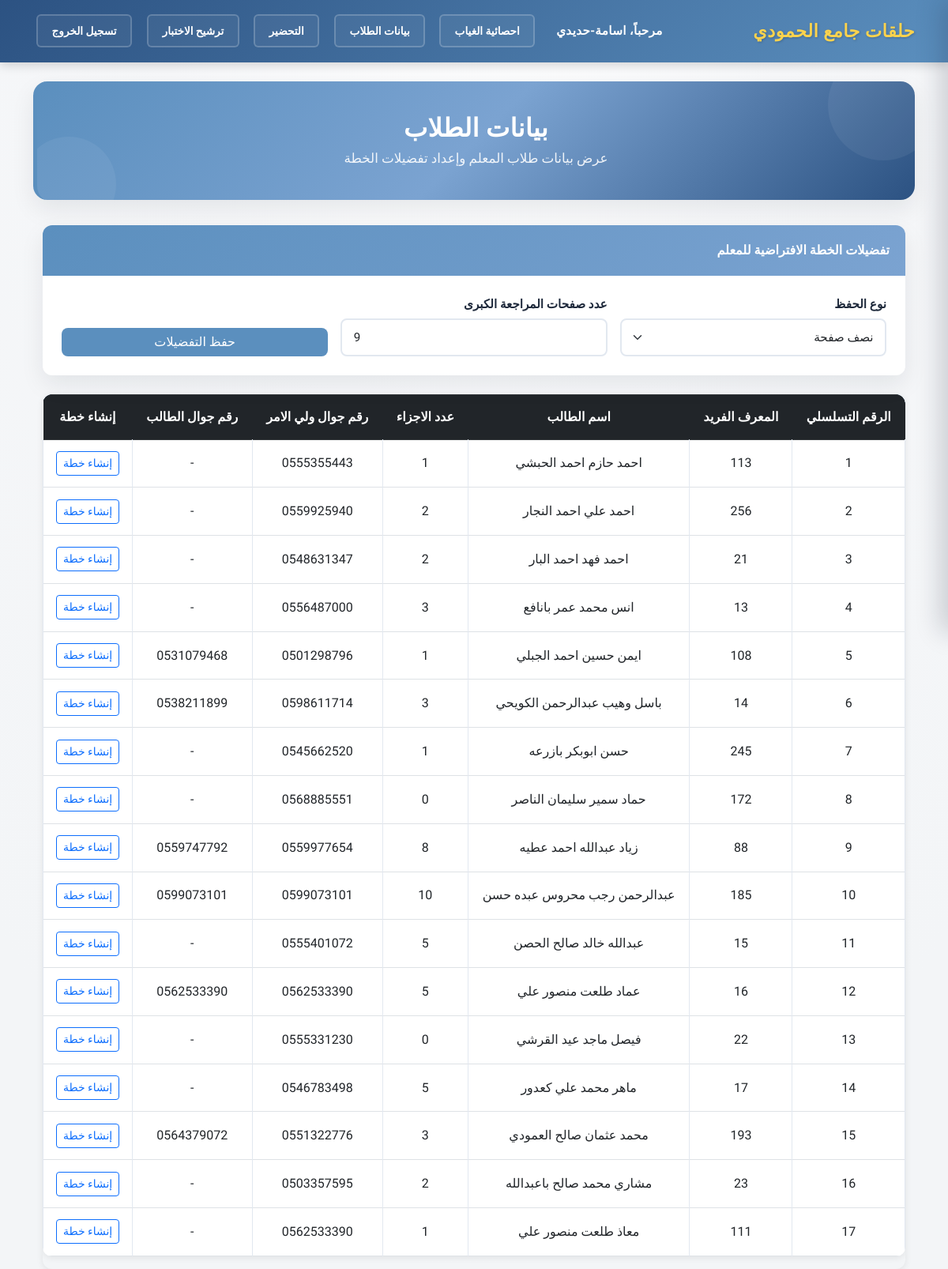
Page /teacher-students-data/ (signed in) on the committed database.
### quran_center/models.py (models this page shows, shortened)
class TeacherPlanPreference(models.Model):
    MEM_PLAN_CHOICES = [
        ('2', 'صفحتان'),
        ('1', 'صفحة'),
        ('0.5', 'نصف صفحة'),
        ('0.25', 'ربع صفحة'),
    ]
    user = models.OneToOneField(User, on_delete=models.CASCADE, related_name='plan_preference', verbose_name="المعلم")
    mem_plan = models.CharField(max_length=10, choices=MEM_PLAN_CHOICES, default='1', verbose_name="نوع الحفظ الافتراضي")
    big_review_pages = models.PositiveIntegerField(default=5, verbose_name="عدد صفحات المراجعة الكبرى")
    created_at = models.DateTimeField(auto_now_add=True)
    updated_at = models.DateTimeField(auto_now=True)
    class Meta:
        verbose_name = "تفضيل خطة المعلم"
        verbose_name_plural = "تفضيلات خطط المعلمين"

class Student(models.Model):
    GRADE_CHOICES = [
        ('1_pri', 'أول ابتدائي'), ('2_pri', 'ثاني ابتدائي'), ('3_pri', 'ثالث ابتدائي'),
        ('4_pri', 'رابع ابتدائي'), ('5_pri', 'خامس ابتدائي'), ('6_pri', 'سادس ابتدائي'),
        ('1_med', 'أول متوسط'), ('2_med', 'ثاني متوسط'), ('3_med', 'ثالث متوسط'),
        ('1_sec', 'أول ثانوي'), ('2_sec', 'ثاني ثانوي'), ('3_sec', 'ثالث ثانوي'),
        ('uni', 'جامعي'),
    ]
    STATUS_CHOICES = [('منتظر', 'منتظر'), ('منتظم', 'منتظم')]
    full_name = models.CharField(max_length=200, verbose_name="الاسم الثلاثي", blank=True, default="")
    student_unique_id = models.PositiveIntegerField(unique=True, blank=True, null=True, editable=False, verbose_name="المعرف الفريد")
    student_phone = models.CharField(max_length=15, blank=True, null=True, verbose_name="جوال الطالب")
    parent_phone = models.CharField(max_length=15, verbose_name="جوال ولي الأمر", blank=True, default="")
    identity_number = models.CharField(max_length=100, verbose_name="رقم هوية الطالب", blank=True, null=True)
    jamiaa_id = models.CharField(max_length=100, verbose_name="رقم الجمعية", blank=True, null=True)
    parent_identity = models.CharField(max_length=50, verbose_name="رقم هوية ولي الأمر", blank=True, null=True)
    grade = models.CharField(max_length=20, choices=GRADE_CHOICES, verbose_name="الصف الدراسي", blank=True, default="")
    birth_date = models.CharField(max_length=50, verbose_name="تاريخ الميلاد", blank=True, null=True)
    last_tested_part = models.CharField(
        max_length=50,
        choices=LAST_TESTED_PART_CHOICES,
        default='0',
        verbose_name="آخر جزء تم اختباره"
    )
    previous_center = models.CharField(max_length=100, blank=True, null=True, verbose_name="التحفيظ السابق ( ان وُجد )")
    neighborhood = models.CharField(max_length=100, verbose_name="الحي", blank=True, null=True)
    teacher = models.ForeignKey(User, on_delete=models.SET_NULL, null=True, blank=True, verbose_name="المعلم المسؤول")
    status = models.CharField(max_length=20, default='منتظر', choices=STATUS_CHOICES)
    educational_stage = models.CharField(max_length=50, blank=True)
    absence_reset_at = models.DateField(blank=True, null=True, verbose_name="تاريخ تصفير الغياب المؤقت")
    created_at = models.DateTimeField(auto_now_add=True)

### quran_center/views.py (the view, shortened to what this page needs)
# urls.py: path('teacher-students-data/', views.teacher_students_data, name='teacher_students_data'),
@login_required
def teacher_students_data(request):
    preference, _ = TeacherPlanPreference.objects.get_or_create(user=request.user)
    students = Student.objects.filter(teacher=request.user, status='منتظم').order_by('full_name')
    students_data = []
    for student in students:
        try:
            parts_count = int(student.last_tested_part)
        except (TypeError, ValueError):
            parts_count = 0
        students_data.append({
            'student': student,
            'parts_count': parts_count,
        })
    return render(
        request,
        'teacher_students_data.html',
        {
            'students_data': students_data,
            'preference': preference,
        },
    )

### quran_center/templatetags/role_tags.py (called while the page is built)
@register.filter
def has_role(user, role_code):
    if not user or not user.is_authenticated:
        return False
    if user.is_superuser:
        return True
    return UserRole.objects.filter(user=user, role__code=role_code).exists()

### quran_center/templates/teacher_students_data.html (shortened to what this page needs)
{% extends "base.html" %}
{% block content %}
<div class="page-hero">
	<div class="page-hero-inner">
		<h1 class="page-hero-title">بيانات الطلاب</h1>
		<p class="page-hero-subtitle">عرض بيانات طلاب المعلم وإعداد تفضيلات الخطة</p>
	</div>
</div>
<div class="container" dir="rtl">
	<div class="card mb-4">
		<div class="card-header bg-primary text-white">تفضيلات الخطة الافتراضية للمعلم</div>
		<div class="card-body">
			<form method="post" class="row g-3 align-items-end">
				<div class="col-md-4">
					<label for="mem_plan" class="form-label">نوع الحفظ</label>
					<select id="mem_plan" name="mem_plan" class="form-select">
						<option value="0.5" {% if preference.mem_plan == '0.5' %}selected{% endif %}>نصف صفحة</option>
					</select>
				</div>
				<div class="col-md-4">
					<label for="big_review_pages" class="form-label">عدد صفحات المراجعة الكبرى</label>
					<input
						id="big_review_pages"
						name="big_review_pages"
						type="number"
						min="1"
						class="form-control"
						value="{{ preference.big_review_pages }}"
					>
				</div>
				<div class="col-md-4">
					<button type="submit" class="btn btn-success w-100">حفظ التفضيلات</button>
				</div>
			</form>
		</div>
	</div>
	{% if students_data %}
	<div class="table-responsive">
		<table class="table table-bordered table-hover">
			<thead class="table-dark">
				<tr>
					<th>الرقم التسلسلي</th>
					<th>المعرف الفريد</th>
					<th>اسم الطالب</th>
					<th>عدد الاجزاء</th>
					<th>رقم جوال ولي الامر</th>
					<th>رقم جوال الطالب</th>
					<th>إنشاء خطة</th>
				</tr>
			</thead>
			<tbody>
				{% for item in students_data %}
				<tr>
					<td>{{ forloop.counter }}</td>
					<td>{{ item.student.student_unique_id }}</td>
					<td>{{ item.student.full_name }}</td>
					<td>{{ item.parts_count }}</td>
					<td>{{ item.student.parent_phone|default:'-' }}</td>
					<td>{{ item.student.student_phone|default:'-' }}</td>
					<td>
						<a href="{% url 'teacher_student_plan' item.student.id %}" class="btn btn-outline-primary btn-sm">
							إنشاء خطة
						</a>
					</td>
				</tr>
				{% endfor %}
			</tbody>
		</table>
	</div>
	{% else %}
	<div class="alert alert-info">لا يوجد طلاب منتظمون لهذا المعلم حالياً.</div>
	{% endif %}
</div>
{% endblock %}

### quran_center/templates/base.html (shortened to what this page needs)
<!DOCTYPE html>
<html lang="ar" dir="rtl">
<head>
    {% load static %}
    <link rel="stylesheet" href="https://cdn.jsdelivr.net/npm/bootstrap@5.3.0/dist/css/bootstrap.rtl.min.css" id="bootstrapCdnPrimary">
    <link rel="stylesheet" href="{% static 'css/style.css' %}">
</head>
<body class="bg-light">
{% load role_tags %}
<nav class="navbar navbar-dark bg-dark mb-4">
    <div class="container">
        <span class="navbar-brand">حلقات جامع الحمودي</span>
        <div>
            {% if user.is_authenticated %}
                <span class="text-white me-3">مرحباً، {{ user.username }}</span>
                {% if not user.is_superuser and not user|has_role:"manager" %}
                <a href="{% url 'teacher_dashboard' %}" class="btn btn-outline-info btn-sm me-2">احصائية الغياب</a>
                <a href="{% url 'teacher_students_data' %}" class="btn btn-outline-info btn-sm me-2">بيانات الطلاب</a>
                <a href="{% url 'take_attendance' %}" class="btn btn-outline-light btn-sm me-2">التحضير</a>
                <a href="{% url 'nominate_exam' %}" class="btn btn-outline-primary btn-sm me-2">ترشيح الاختبار</a>
                {% endif %}
                <form method="post" action="{% url 'logout' %}" style="display: inline;">
                    <button type="submit" class="btn btn-outline-danger btn-sm">تسجيل الخروج</button>
                </form>
            {% endif %}
        </div>
    </div>
</nav>
<div class="container">
    {% block content %}
    {% endblock %}
</div>
</body>
</html>

### quran_center/static/css/style.css (style rules this page uses)
:root { --primary-blue: #5B8FBE; --secondary-blue: #7BA3D1; --dark-blue: #2C5282; --light-blue: rgba(91, 143, 190, 0.1); --accent-brown: #5B8FBE; --page-bg: #f3f5f7; --card-border: #e6ebef; --text-dark: #1e293b; --shadow-sm: 0 2px 8px rgba(0,0,0,0.08); --shadow-md: 0 12px 30px rgba(15,23,42,0.08); --shadow-lg: 0 20px 40px rgba(91,143,190,0.15); --radius: 12px; --transition: all 0.3s ease; }
body { font-family: 'Tajawal', 'El Messiri', sans-serif; background: radial-gradient(80% 120% at 50% -20%, #ffffff 0%, #f6f7f9 45%, var(--page-bg) 100%); min-height: 100vh; background-attachment: fixed; }
.container { animation: fadeIn 0.4s ease-in; }
.navbar { background: linear-gradient(135deg, var(--dark-blue) 0%, var(--primary-blue) 100%) !important; box-shadow: 0 4px 12px rgba(0,0,0,0.15); padding: 0.85rem 0; }
.navbar .container { display: flex; align-items: center; justify-content: space-between; gap: 2rem; }
.navbar-brand { font-size: 1.4rem; font-weight: 700; color: #fcd34d !important; text-shadow: 1px 1px 3px rgba(0,0,0,0.2); letter-spacing: 0.5px; }
.navbar .btn { margin: 0.3rem 0.25rem; transition: var(--transition); font-weight: 600; font-size: 0.85rem; padding: 0.55rem 1.1rem; border-radius: 6px; border: 2px solid transparent; }
.navbar .btn-outline-light, .navbar .btn-outline-warning, .navbar .btn-outline-success, .navbar .btn-outline-info, .navbar .btn-outline-primary, .navbar .btn-outline-secondary, .navbar .btn-outline-danger { background: rgba(255, 255, 255, 0.05); border-color: rgba(255, 255, 255, 0.2); color: #ffffff; }
.navbar .text-white { font-weight: 600; font-size: 0.95rem; letter-spacing: 0.3px; }
.navbar > .container > div { display: flex; align-items: center; flex-wrap: wrap; gap: 0.4rem; justify-content: flex-end; }
.navbar form { display: inline; margin: 0; padding: 0; }
.navbar form button { margin: 0.3rem 0.25rem; transition: var(--transition); font-weight: 600; font-size: 0.85rem; padding: 0.55rem 1.1rem; border-radius: 6px; border: 2px solid #dc2626; background: rgba(220, 38, 38, 0.08); color: #fca5a5; }
.card { border: none; border-radius: var(--radius); box-shadow: var(--shadow-md); transition: var(--transition); overflow: hidden; }
.card-header { background: linear-gradient(135deg, var(--primary-blue) 0%, var(--secondary-blue) 100%); color: white; font-weight: 600; padding: 1.25rem; border: none; }
.card-body { padding: 1.5rem; }
.form-label { font-weight: 600; color: var(--text-dark); margin-bottom: 0.4rem; font-size: 0.95rem; }
.form-control, .form-select { border: 2px solid #e2e8f0; border-radius: 8px; padding: 0.65rem 0.9rem; transition: var(--transition); font-size: 0.95rem; }
.btn-success { background-color: var(--primary-blue); border: none; border-radius: 8px; font-weight: 500; transition: var(--transition); }
.table { background: white; border-radius: var(--radius); overflow: hidden; box-shadow: var(--shadow-sm); }
.table thead { background: linear-gradient(135deg, var(--dark-blue) 0%, var(--primary-blue) 100%); color: white; }
.table thead th { border: none; padding: 1rem; font-weight: 600; text-align: center; }
.table tbody td { padding: 0.9rem; vertical-align: middle; text-align: center; border-color: #e2e8f0; }
.table tbody tr { transition: background-color 0.2s ease; }
.table-responsive { border-radius: var(--radius); box-shadow: var(--shadow-sm); }
.page-hero { background: linear-gradient(135deg, var(--primary-blue) 0%, var(--secondary-blue) 50%, var(--dark-blue) 100%); border-radius: 18px; padding: 2.5rem 2rem; color: white; text-align: center; position: relative; overflow: hidden; margin: 1rem 0 2rem; box-shadow: var(--shadow-md); border-left: 5px solid var(--accent-brown); }
.page-hero::before, .page-hero::after { content: ''; position: absolute; border-radius: 50%; background: rgba(255, 255, 255, 0.06); }
.page-hero::before { top: -40px; right: -30px; width: 140px; height: 140px; }
.page-hero::after { bottom: -40px; left: -20px; width: 120px; height: 120px; }
.page-hero-inner { position: relative; z-index: 1; max-width: 820px; margin: 0 auto; }
.page-hero-title { font-size: 2rem; font-weight: 700; margin: 0 0 0.4rem 0; letter-spacing: 0.3px; }
.page-hero-subtitle { font-size: 1.05rem; margin: 0; opacity: 0.9; }
.card, .btn, .feature-card, .navbar .btn { will-change: transform; transform: translateZ(0); backface-visibility: hidden; }

### rows in the picture
TeacherPlanPreference: mem_plan "نصف صفحة", big_review_pages "9"
Student: student.student_unique_id "113", student.full_name "احمد حازم احمد الحبشي", parts_count "1", student.parent_phone "0555355443", student.student_phone "-"
Student: student.student_unique_id "256", student.full_name "احمد علي احمد النجار", parts_count "2", student.parent_phone "0559925940", student.student_phone "-"
Student: student.student_unique_id "21", student.full_name "احمد فهد احمد البار", parts_count "2", student.parent_phone "0548631347", student.student_phone "-"
Student: student.student_unique_id "13", student.full_name "انس محمد عمر بانافع", parts_count "3", student.parent_phone "0556487000", student.student_phone "-"
Student: student.student_unique_id "108", student.full_name "ايمن حسين احمد الجبلي", parts_count "1", student.parent_phone "0501298796", student.student_phone "0531079468"
Student: student.student_unique_id "14", student.full_name "باسل وهيب عبدالرحمن الكويحي", parts_count "3", student.parent_phone "0598611714", student.student_phone "0538211899"
Student: student.student_unique_id "245", student.full_name "حسن ابوبكر بازرعه", parts_count "1", student.parent_phone "0545662520", student.student_phone "-"
Student: student.student_unique_id "172", student.full_name "حماد سمير سليمان الناصر", parts_count "0", student.parent_phone "0568885551", student.student_phone "-"
Student: student.student_unique_id "88", student.full_name "زياد عبدالله احمد عطيه", parts_count "8", student.parent_phone "0559977654", student.student_phone "0559747792"
Student: student.student_unique_id "185", student.full_name "عبدالرحمن رجب محروس عبده حسن", parts_count "10", student.parent_phone "0599073101", student.student_phone "0599073101"
Student: student.student_unique_id "15", student.full_name "عبدالله خالد صالح الحصن", parts_count "5", student.parent_phone "0555401072", student.student_phone "-"
Student: student.student_unique_id "16", student.full_name "عماد طلعت منصور علي", parts_count "5", student.parent_phone "0562533390", student.student_phone "0562533390"
Student: student.student_unique_id "22", student.full_name "فيصل ماجد عيد القرشي", parts_count "0", student.parent_phone "0555331230", student.student_phone "-"
Student: student.student_unique_id "17", student.full_name "ماهر محمد علي كعدور", parts_count "5", student.parent_phone "0546783498", student.student_phone "-"
Student: student.student_unique_id "193", student.full_name "محمد عثمان صالح العمودي", parts_count "3", student.parent_phone "0551322776", student.student_phone "0564379072"
Student: student.student_unique_id "23", student.full_name "مشاري محمد صالح باعبدالله", parts_count "2", student.parent_phone "0503357595", student.student_phone "-"
Student: student.student_unique_id "111", student.full_name "معاذ طلعت منصور علي", parts_count "1", student.parent_phone "0562533390", student.student_phone "-"

### other values in the picture
{{ user.username }} "اسامة-حديدي"
